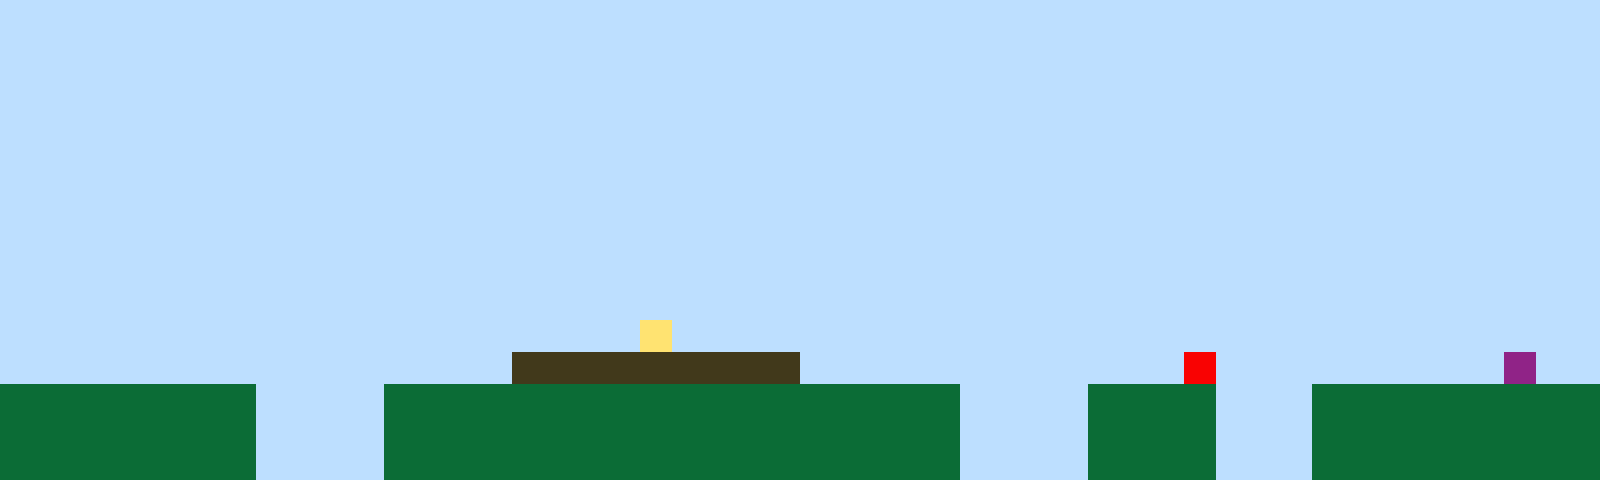

The image is a tile-based game level rendered from a .tmx file. Its description and complete source (layers, tilesets, objects, tile grids) follow:
An orthogonal 50x15 tile map with 32x32 px tiles, 1 tile layer (Tile Layer 1).

<map version="1.10" tiledversion="1.11.2" orientation="orthogonal" renderorder="right-up" width="50" height="15" tilewidth="32" tileheight="32" infinite="0" nextlayerid="2" nextobjectid="1"><editorsettings><export target="map1.csv" format="csv" /></editorsettings><tileset firstgid="1" name="sprites" tilewidth="32" tileheight="32" tilecount="6" columns="3"><image source="sprites.png" width="96" height="64" /></tileset><layer id="1" name="Tile Layer 1" width="50" height="15"><data encoding="csv">1,1,1,1,1,1,1,1,1,1,1,1,1,1,1,1,1,1,1,1,1,1,1,1,1,1,1,1,1,1,1,1,1,1,1,1,1,1,1,1,1,1,1,1,1,1,1,1,1,1,1,1,1,1,1,1,1,1,1,1,1,1,1,1,1,1,1,1,1,1,1,1,1,1,1,1,1,1,1,1,1,1,1,1,1,1,1,1,1,1,1,1,1,1,1,1,1,1,1,1,1,1,1,1,1,1,1,1,1,1,1,1,1,1,1,1,1,1,1,1,1,1,1,1,1,1,1,1,1,1,1,1,1,1,1,1,1,1,1,1,1,1,1,1,1,1,1,1,1,1,1,1,1,1,1,1,1,1,1,1,1,1,1,1,1,1,1,1,1,1,1,1,1,1,1,1,1,1,1,1,1,1,1,1,1,1,1,1,1,1,1,1,1,1,1,1,1,1,1,1,1,1,1,1,1,1,1,1,1,1,1,1,1,1,1,1,1,1,1,1,1,1,1,1,1,1,1,1,1,1,1,1,1,1,1,1,1,1,1,1,1,1,1,1,1,1,1,1,1,1,1,1,1,1,1,1,1,1,1,1,1,1,1,1,1,1,1,1,1,1,1,1,1,1,1,1,1,1,1,1,1,1,1,1,1,1,1,1,1,1,1,1,1,1,1,1,1,1,1,1,1,1,1,1,1,1,1,1,1,1,1,1,1,1,1,1,1,1,1,1,1,1,1,1,1,1,1,1,1,1,1,1,1,1,1,1,1,1,1,1,1,1,1,1,1,1,1,1,1,1,1,1,1,1,1,1,1,1,1,1,1,1,1,1,1,1,1,1,1,1,1,1,1,1,1,1,1,1,1,1,1,1,1,1,1,1,1,1,1,1,1,1,1,1,1,1,1,1,1,1,1,1,1,1,1,1,1,1,1,1,1,1,1,1,1,1,1,1,1,1,1,1,1,1,1,1,1,1,1,1,1,1,1,1,1,1,1,1,1,1,1,1,1,1,1,1,1,1,1,1,1,1,1,1,1,1,1,1,1,1,1,1,1,1,1,1,1,1,1,1,1,1,1,1,1,1,1,1,1,1,1,1,1,1,1,1,1,1,1,1,1,1,1,1,1,1,1,1,1,1,1,1,1,1,1,1,1,1,1,1,1,1,1,1,1,1,1,1,1,1,4,1,1,1,1,1,1,1,1,1,1,1,1,1,1,1,1,1,1,1,1,1,1,1,1,1,1,1,1,1,1,1,1,1,1,1,1,1,1,1,1,1,1,1,1,1,3,3,3,3,3,3,3,3,3,1,1,1,1,1,1,1,1,1,1,1,1,5,1,1,1,1,1,1,1,1,1,6,1,1,2,2,2,2,2,2,2,2,1,1,1,1,2,2,2,2,2,2,2,2,2,2,2,2,2,2,2,2,2,2,1,1,1,1,2,2,2,2,1,1,1,2,2,2,2,2,2,2,2,2,2,2,2,2,2,2,2,2,1,1,1,1,2,2,2,2,2,2,2,2,2,2,2,2,2,2,2,2,2,2,1,1,1,1,2,2,2,2,1,1,1,2,2,2,2,2,2,2,2,2,2,2,2,2,2,2,2,2,1,1,1,1,2,2,2,2,2,2,2,2,2,2,2,2,2,2,2,2,2,2,1,1,1,1,2,2,2,2,1,1,1,2,2,2,2,2,2,2,2,2</data></layer></map>
